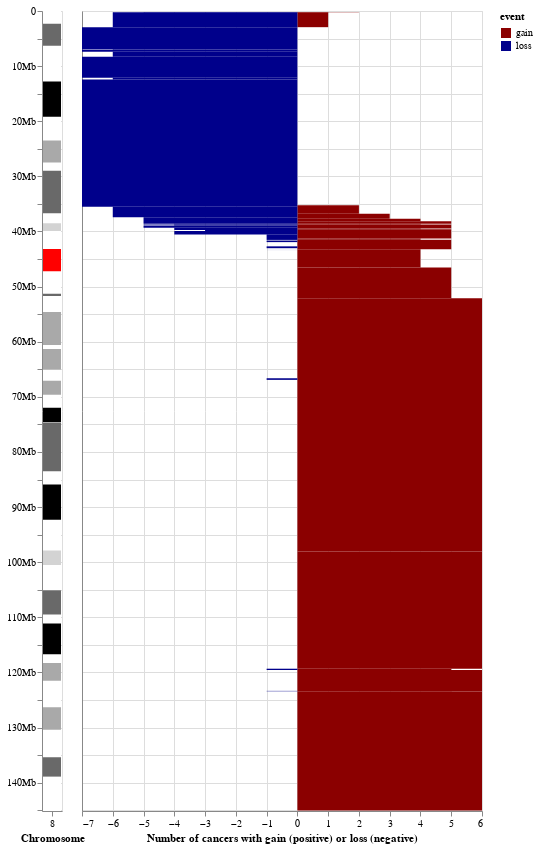

The notebook cell this image was saved under:
### Markdown cell above
# Chart for deciding event boundaries

If you mouse over the gain and loss regions on the chart below (and don't have any weird JavaScript blockers installed), a box will appear telling you the start and end of each region, and the number of cancer types that have that event in that region for at least 20% of their patients. (The cancer type count will be negative for loss regions.)

For each arm, record the start and end boundaries for the event on that arm in the `00_setup/00_set_arm_parameters.ipynb` notebook in the folder for that arm.

### Code cell
make_pancan_gain_loss_region_plot(CHROMOSOME, gain_event_data, loss_event_data)

### Figure 1 — Vega-Lite specification as saved in the notebook (floating-point values rounded to 4 significant figures)
{"config": {"view": {"continuousWidth": 400, "continuousHeight": 300}}, "hconcat": [{"data": {"name": "data-5d1b610ce482a493af2deb2dd07b1027"}, "mark": "bar", "encoding": {"color": {"field": "color", "legend": null, "scale": {"domain": ["acen", "gneg", "gpos25", "gpos50", "gpos75", "gpos100", "gvar"], "range": ["red", "white", "lightgray", "darkgray", "dimgray", "black", "plum"]}, "type": "nominal"}, "order": {"field": "bp_start", "sort": "ascending", "type": "quantitative"}, "x": {"axis": {"labelAngle": 0}, "field": "#chromosome", "title": "Chromosome", "type": "nominal"}, "y": {"axis": {"labelExpr": "datum.value == 0 ? 0 : datum.value % 10000000 ? null : slice(datum.label, -length(datum.label), -8) + 'Mb'", "values": [0, 5000000, 10000000, 15000000, 20000000, 25000000, 30000000, 35000000, 40000000, 45000000, 50000000, 55000000, 60000000, 65000000, 70000000, 75000000, 80000000, 85000000, 90000000, 95000000, 100000000, 105000000, 110000000, 115000000, 120000000, 125000000, 130000000, 135000000, 140000000, 145000000]}, "field": "bp_start", "scale": {"domain": [145138636, 0], "nice": false}, "stack": null, "title": null, "type": "quantitative"}}, "height": 800}, {"data": {"name": "data-1b2d2088b20b509e77e02a1384de3815"}, "mark": "rect", "encoding": {"color": {"field": "event", "scale": {"domain": ["gain", "loss"], "range": ["darkred", "darkblue"]}, "type": "nominal"}, "tooltip": [{"field": "start", "format": ",", "type": "quantitative"}, {"field": "end", "format": ",", "type": "quantitative"}, {"field": "counts", "format": ",", "type": "quantitative"}], "x": {"field": "counts", "title": "Number of cancers with gain (positive) or loss (negative)", "type": "quantitative"}, "y": {"axis": {"labels": false, "ticks": false, "values": [0, 5000000, 10000000, 15000000, 20000000, 25000000, 30000000, 35000000, 40000000, 45000000, 50000000, 55000000, 60000000, 65000000, 70000000, 75000000, 80000000, 85000000, 90000000, 95000000, 100000000, 105000000, 110000000, 115000000, 120000000, 125000000, 130000000, 135000000, 140000000, 145000000]}, "field": "start", "title": null, "type": "quantitative"}, "y2": {"field": "end"}}}], "bounds": "flush", "resolve": {"scale": {"color": "independent", "y": "shared"}}, "$schema": "https://vega.github.io/schema/vega-lite/v4.17.0.json", "datasets": {"data-5d1b610ce482a493af2deb2dd07b1027": [{"#chromosome": "8", "arm": "p", "band": 23.3, "iscn_start": 0, "iscn_stop": 115, "bp_start": 1, "bp_stop": 2300000, "stain": "gneg", "density": null, "color": "gneg"}, {"#chromosome": "8", "arm": "p", "band": 23.2, "iscn_start": 115, "iscn_stop": 331, "bp_start": 2300001, "bp_stop": 6300000, "stain": "gpos", "density": 75.0, "color": "gpos75"}, {"#chromosome": "8", "arm": "p", "band": 23.1, "iscn_start": 331, "iscn_stop": 690, "bp_start": 6300001, "bp_stop": 12800000, "stain": "gneg", "density": null, "color": "gneg"}, {"#chromosome": "8", "arm": "p", "band": 22.0, "iscn_start": 690, "iscn_stop": 992, "bp_start": 12800001, "bp_stop": 19200000, "stain": "gpos", "density": 100.0, "color": "gpos100"}, {"#chromosome": "8", "arm": "p", "band": 21.3, "iscn_start": 992, "iscn_stop": 1179, "bp_start": 19200001, "bp_stop": 23500000, "stain": "gneg", "density": null, "color": "gneg"}, {"#chromosome": "8", "arm": "p", "band": 21.2, "iscn_start": 1179, "iscn_stop": 1380, "bp_start": 23500001, "bp_stop": 27500000, "stain": "gpos", "density": 50.0, "color": "gpos50"}, {"#chromosome": "8", "arm": "p", "band": 21.1, "iscn_start": 1380, "iscn_stop": 1639, "bp_start": 27500001, "bp_stop": 29000000, "stain": "gneg", "density": null, "color": "gneg"}, {"#chromosome": "8", "arm": "p", "band": 12.0, "iscn_start": 1639, "iscn_stop": 1897, "bp_start": 29000001, "bp_stop": 36700000, "stain": "gpos", "density": 75.0, "color": "gpos75"}, {"#chromosome": "8", "arm": "p", "band": 11.23, "iscn_start": 1897, "iscn_stop": 2041, "bp_start": 36700001, "bp_stop": 38500000, "stain": "gneg", "density": null, "color": "gneg"}, {"#chromosome": "8", "arm": "p", "band": 11.22, "iscn_start": 2041, "iscn_stop": 2156, "bp_start": 38500001, "bp_stop": 39900000, "stain": "gpos", "density": 25.0, "color": "gpos25"}, {"#chromosome": "8", "arm": "p", "band": 11.21, "iscn_start": 2156, "iscn_stop": 2343, "bp_start": 39900001, "bp_stop": 43200000, "stain": "gneg", "density": null, "color": "gneg"}, {"#chromosome": "8", "arm": "p", "band": 11.1, "iscn_start": 2343, "iscn_stop": 2472, "bp_start": 43200001, "bp_stop": 45200000, "stain": "acen", "density": null, "color": "acen"}, {"#chromosome": "8", "arm": "q", "band": 11.1, "iscn_start": 2472, "iscn_stop": 2645, "bp_start": 45200001, "bp_stop": 47200000, "stain": "acen", "density": null, "color": "acen"}, {"#chromosome": "8", "arm": "q", "band": 11.21, "iscn_start": 2645, "iscn_stop": 2817, "bp_start": 47200001, "bp_stop": 51300000, "stain": "gneg", "density": null, "color": "gneg"}, {"#chromosome": "8", "arm": "q", "band": 11.22, "iscn_start": 2817, "iscn_stop": 3033, "bp_start": 51300001, "bp_stop": 51700000, "stain": "gpos", "density": 75.0, "color": "gpos75"}, {"#chromosome": "8", "arm": "q", "band": 11.23, "iscn_start": 3033, "iscn_stop": 3277, "bp_start": 51700001, "bp_stop": 54600000, "stain": "gneg", "density": null, "color": "gneg"}, {"#chromosome": "8", "arm": "q", "band": 12.1, "iscn_start": 3277, "iscn_stop": 3493, "bp_start": 54600001, "bp_stop": 60600000, "stain": "gpos", "density": 50.0, "color": "gpos50"}, {"#chromosome": "8", "arm": "q", "band": 12.2, "iscn_start": 3493, "iscn_stop": 3622, "bp_start": 60600001, "bp_stop": 61300000, "stain": "gneg", "density": null, "color": "gneg"}, {"#chromosome": "8", "arm": "q", "band": 12.3, "iscn_start": 3622, "iscn_stop": 3809, "bp_start": 61300001, "bp_stop": 65100000, "stain": "gpos", "density": 50.0, "color": "gpos50"}, {"#chromosome": "8", "arm": "q", "band": 13.1, "iscn_start": 3809, "iscn_stop": 3938, "bp_start": 65100001, "bp_stop": 67100000, "stain": "gneg", "density": null, "color": "gneg"}, {"#chromosome": "8", "arm": "q", "band": 13.2, "iscn_start": 3938, "iscn_stop": 4096, "bp_start": 67100001, "bp_stop": 69600000, "stain": "gpos", "density": 50.0, "color": "gpos50"}, {"#chromosome": "8", "arm": "q", "band": 13.3, "iscn_start": 4096, "iscn_stop": 4312, "bp_start": 69600001, "bp_stop": 72000000, "stain": "gneg", "density": null, "color": "gneg"}, {"#chromosome": "8", "arm": "q", "band": 21.11, "iscn_start": 4312, "iscn_stop": 4545, "bp_start": 72000001, "bp_stop": 74600000, "stain": "gpos", "density": 100.0, "color": "gpos100"}, {"#chromosome": "8", "arm": "q", "band": 21.12, "iscn_start": 4545, "iscn_stop": 4628, "bp_start": 74600001, "bp_stop": 74700000, "stain": "gneg", "density": null, "color": "gneg"}, {"#chromosome": "8", "arm": "q", "band": 21.13, "iscn_start": 4628, "iscn_stop": 4858, "bp_start": 74700001, "bp_stop": 83500000, "stain": "gpos", "density": 75.0, "color": "gpos75"}, {"#chromosome": "8", "arm": "q", "band": 21.2, "iscn_start": 4858, "iscn_stop": 4959, "bp_start": 83500001, "bp_stop": 85900000, "stain": "gneg", "density": null, "color": "gneg"}, {"#chromosome": "8", "arm": "q", "band": 21.3, "iscn_start": 4959, "iscn_stop": 5289, "bp_start": 85900001, "bp_stop": 92300000, "stain": "gpos", "density": 100.0, "color": "gpos100"}, {"#chromosome": "8", "arm": "q", "band": 22.1, "iscn_start": 5289, "iscn_stop": 5577, "bp_start": 92300001, "bp_stop": 97900000, "stain": "gneg", "density": null, "color": "gneg"}, {"#chromosome": "8", "arm": "q", "band": 22.2, "iscn_start": 5577, "iscn_stop": 5692, "bp_start": 97900001, "bp_stop": 100500000, "stain": "gpos", "density": 25.0, "color": "gpos25"}, {"#chromosome": "8", "arm": "q", "band": 22.3, "iscn_start": 5692, "iscn_stop": 5922, "bp_start": 100500001, "bp_stop": 105100000, "stain": "gneg", "density": null, "color": "gneg"}, {"#chromosome": "8", "arm": "q", "band": 23.1, "iscn_start": 5922, "iscn_stop": 6152, "bp_start": 105100001, "bp_stop": 109500000, "stain": "gpos", "density": 75.0, "color": "gpos75"}, {"#chromosome": "8", "arm": "q", "band": 23.2, "iscn_start": 6152, "iscn_stop": 6267, "bp_start": 109500001, "bp_stop": 111100000, "stain": "gneg", "density": null, "color": "gneg"}, {"#chromosome": "8", "arm": "q", "band": 23.3, "iscn_start": 6267, "iscn_stop": 6611, "bp_start": 111100001, "bp_stop": 116700000, "stain": "gpos", "density": 100.0, "color": "gpos100"}, {"#chromosome": "8", "arm": "q", "band": 24.11, "iscn_start": 6611, "iscn_stop": 6726, "bp_start": 116700001, "bp_stop": 118300000, "stain": "gneg", "density": null, "color": "gneg"}, {"#chromosome": "8", "arm": "q", "band": 24.12, "iscn_start": 6726, "iscn_stop": 6942, "bp_start": 118300001, "bp_stop": 121500000, "stain": "gpos", "density": 50.0, "color": "gpos50"}, {"#chromosome": "8", "arm": "q", "band": 24.13, "iscn_start": 6942, "iscn_stop": 7244, "bp_start": 121500001, "bp_stop": 126300000, "stain": "gneg", "density": null, "color": "gneg"}, {"#chromosome": "8", "arm": "q", "band": 24.21, "iscn_start": 7244, "iscn_stop": 7431, "bp_start": 126300001, "bp_stop": 130400000, "stain": "gpos", "density": 50.0, "color": "gpos50"}, {"#chromosome": "8", "arm": "q", "band": 24.22, "iscn_start": 7431, "iscn_stop": 7661, "bp_start": 130400001, "bp_stop": 135400000, "stain": "gneg", "density": null, "color": "gneg"}, {"#chromosome": "8", "arm": "q", "band": 24.23, "iscn_start": 7661, "iscn_stop": 7804, "bp_start": 135400001, "bp_stop": 138900000, "stain": "gpos", "density": 75.0, "color": "gpos75"}, {"#chromosome": "8", "arm": "q", "band": 24.3, "iscn_start": 7804, "iscn_stop": 8250, "bp_start": 138900001, "bp_stop": 145138636, "stain": "gneg", "density": null, "color": "gneg"}], "data-1b2d2088b20b509e77e02a1384de3815": [{"start": 0.0, "end": 166000.0, "counts": 0, "length": 166000.0, "event": "gain"}, {"start": 166000.0, "end": 232100.0, "counts": 2, "length": 66090.0, "event": "gain"}, {"start": 232100.0, "end": 2935000.0, "counts": 1, "length": 2703000.0, "event": "gain"}, {"start": 2935000.0, "end": 35240000.0, "counts": 0, "length": 32300000.0, "event": "gain"}, {"start": 35240000.0, "end": 36780000.0, "counts": 2, "length": 1549000.0, "event": "gain"}, {"start": 36780000.0, "end": 37700000.0, "counts": 3, "length": 911500.0, "event": "gain"}, {"start": 37700000.0, "end": 38160000.0, "counts": 4, "length": 467600.0, "event": "gain"}, {"start": 38160000.0, "end": 38600000.0, "counts": 5, "length": 437300.0, "event": "gain"}, {"start": 38600000.0, "end": 38730000.0, "counts": 4, "length": 127500.0, "event": "gain"}, {"start": 38730000.0, "end": 39450000.0, "counts": 5, "length": 722900.0, "event": "gain"}, {"start": 39450000.0, "end": 39580000.0, "counts": 4, "length": 133400.0, "event": "gain"}, {"start": 39580000.0, "end": 41270000.0, "counts": 5, "length": 1687000.0, "event": "gain"}, {"start": 41270000.0, "end": 41490000.0, "counts": 4, "length": 219300.0, "event": "gain"}, {"start": 41490000.0, "end": 43250000.0, "counts": 5, "length": 1756000.0, "event": "gain"}, {"start": 43250000.0, "end": 46550000.0, "counts": 4, "length": 3302000.0, "event": "gain"}, {"start": 46550000.0, "end": 52110000.0, "counts": 5, "length": 5562000.0, "event": "gain"}, {"start": 52110000.0, "end": 98040000.0, "counts": 6, "length": 45930000.0, "event": "gain"}, {"start": 98040000.0, "end": 104500000.0, "counts": 6, "length": 6442000.0, "event": "gain"}, {"start": 104500000.0, "end": 104500000.0, "counts": 5, "length": 4862.0, "event": "gain"}, {"start": 104500000.0, "end": 119300000.0, "counts": 6, "length": 14840000.0, "event": "gain"}, {"start": 119300000.0, "end": 119600000.0, "counts": 5, "length": 231900.0, "event": "gain"}, {"start": 119600000.0, "end": 123300000.0, "counts": 6, "length": 3791000.0, "event": "gain"}, {"start": 123300000.0, "end": 123400000.0, "counts": 5, "length": 68690.0, "event": "gain"}, {"start": 123400000.0, "end": 145100000.0, "counts": 6, "length": 21640000.0, "event": "gain"}, {"start": 0.0, "end": 166000.0, "counts": 0, "length": 166000.0, "event": "loss"}, {"start": 166000.0, "end": 202700.0, "counts": -4, "length": 36610.0, "event": "loss"}, {"start": 202700.0, "end": 232100.0, "counts": -5, "length": 29480.0, "event": "loss"}, {"start": 232100.0, "end": 2935000.0, "counts": -6, "length": 2703000.0, "event": "loss"}, {"start": 2935000.0, "end": 6978000.0, "counts": -7, "length": 4042000.0, "event": "loss"}, {"start": 6978000.0, "end": 7055000.0, "counts": -6, "length": 77660.0, "event": "loss"}, {"start": 7055000.0, "end": 7415000.0, "counts": -7, "length": 359600.0, "event": "loss"}, {"start": 7415000.0, "end": 8318000.0, "counts": -6, "length": 902900.0, "event": "loss"}, {"start": 8318000.0, "end": 12100000.0, "counts": -7, "length": 3787000.0, "event": "loss"}, {"start": 12100000.0, "end": 12430000.0, "counts": -6, "length": 321200.0, "event": "loss"}, {"start": 12430000.0, "end": 35530000.0, "counts": -7, "length": 23100000.0, "event": "loss"}, {"start": 35530000.0, "end": 37420000.0, "counts": -6, "length": 1896000.0, "event": "loss"}, {"start": 37420000.0, "end": 38600000.0, "counts": -5, "length": 1179000.0, "event": "loss"}, {"start": 38600000.0, "end": 38730000.0, "counts": -4, "length": 127500.0, "event": "loss"}, {"start": 38730000.0, "end": 38900000.0, "counts": -5, "length": 173000.0, "event": "loss"}, {"start": 38900000.0, "end": 39000000.0, "counts": -4, "length": 95630.0, "event": "loss"}, {"start": 39000000.0, "end": 39310000.0, "counts": -5, "length": 317700.0, "event": "loss"}, {"start": 39310000.0, "end": 39740000.0, "counts": -4, "length": 429100.0, "event": "loss"}, {"start": 39740000.0, "end": 39900000.0, "counts": -3, "length": 158500.0, "event": "loss"}, {"start": 39900000.0, "end": 40530000.0, "counts": -4, "length": 628300.0, "event": "loss"}, {"start": 40530000.0, "end": 41530000.0, "counts": -1, "length": 998600.0, "event": "loss"}, {"start": 41530000.0, "end": 41650000.0, "counts": 0, "length": 116000.0, "event": "loss"}, {"start": 41650000.0, "end": 41930000.0, "counts": -1, "length": 284300.0, "event": "loss"}, {"start": 41930000.0, "end": 42700000.0, "counts": 0, "length": 767900.0, "event": "loss"}, {"start": 42700000.0, "end": 43030000.0, "counts": -1, "length": 336800.0, "event": "loss"}, {"start": 43030000.0, "end": 43280000.0, "counts": 0, "length": 250400.0, "event": "loss"}, {"start": 43280000.0, "end": 43290000.0, "counts": -1, "length": 7857.0, "event": "loss"}, {"start": 43290000.0, "end": 43370000.0, "counts": 0, "length": 80080.0, "event": "loss"}, {"start": 43370000.0, "end": 43380000.0, "counts": -1, "length": 5738.0, "event": "loss"}, {"start": 43380000.0, "end": 66630000.0, "counts": 0, "length": 23250000.0, "event": "loss"}, {"start": 66630000.0, "end": 66920000.0, "counts": -1, "length": 293200.0, "event": "loss"}, {"start": 66920000.0, "end": 119300000.0, "counts": 0, "length": 52400000.0, "event": "loss"}, {"start": 119300000.0, "end": 119600000.0, "counts": -1, "length": 231900.0, "event": "loss"}, {"start": 119600000.0, "end": 123300000.0, "counts": 0, "length": 3791000.0, "event": "loss"}, {"start": 123300000.0, "end": 123400000.0, "counts": -1, "length": 68690.0, "event": "loss"}]}}
